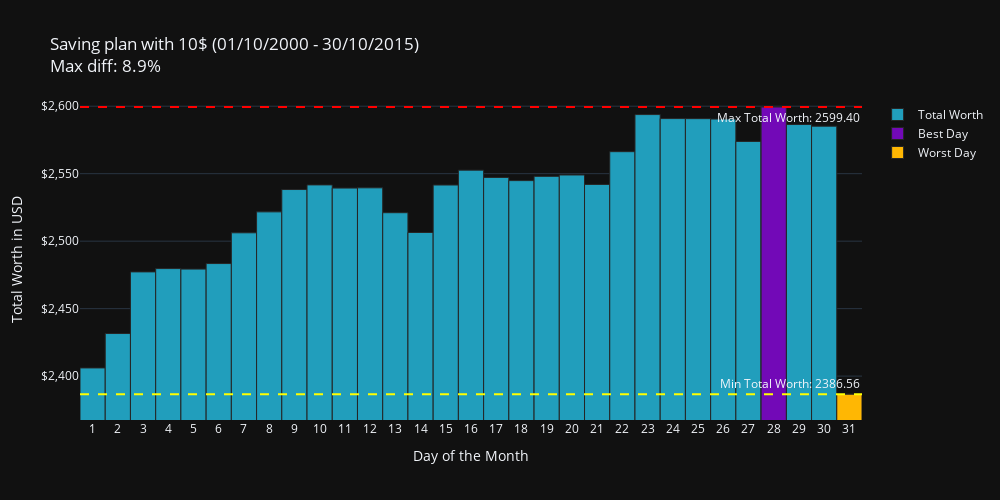

The cell this chart's notebook holds for it:
### Markdown cell above
## Period 4

### Code cell
fig = plot_total_worth(
    df=df,
    invest_amount=10,
    period=period4,
    title="Saving plan with 10$"
)
fig.show()

### Figure 1 — Plotly figure (JSON) as saved in the notebook; plotly's stock layout.template omitted (floating-point values rounded to 4 significant figures)
{"data": [{"name": "Total Worth", "type": "bar", "x": [1, 2, 3, 4, 5, 6, 7, 8, 9, 10, 11, 12, 13, 14, 15, 16, 17, 18, 19, 20, 21, 22, 23, 24, 25, 26, 27, 28, 29, 30, 31], "y": [2406.0, 2432.0, 2477.0, 2480.0, 2479.0, 2483.0, 2506.0, 2522.0, 2538.0, 2542.0, 2539.0, 2540.0, 2521.0, 2506.0, 2542.0, 2553.0, 2547.0, 2545.0, 2548.0, 2549.0, 2542.0, 2566.0, 2594.0, 2591.0, 2591.0, 2590.0, 2574.0, 2599.0, 2586.0, 2585.0, 2387.0]}, {"marker": {"color": "#7209b7"}, "name": "Best Day", "type": "bar", "x": [28], "y": [2599.0]}, {"marker": {"color": "#ffb703"}, "name": "Worst Day", "type": "bar", "x": [31], "y": [2387.0]}], "layout": {"annotations": [{"showarrow": false, "text": "Max Total Worth: 2599.40", "x": 1, "xanchor": "right", "xref": "x domain", "y": 2599.0, "yanchor": "top", "yref": "y"}, {"showarrow": false, "text": "Min Total Worth: 2386.56", "x": 1, "xanchor": "right", "xref": "x domain", "y": 2387.0, "yanchor": "bottom", "yref": "y"}], "barmode": "overlay", "height": 500, "shapes": [{"line": {"color": "red", "dash": "dash"}, "type": "line", "x0": 0, "x1": 1, "xref": "x domain", "y0": 2599.0, "y1": 2599.0, "yref": "y"}, {"line": {"color": "yellow", "dash": "dash"}, "type": "line", "x0": 0, "x1": 1, "xref": "x domain", "y0": 2387.0, "y1": 2387.0, "yref": "y"}], "title": {"text": "Saving plan with 10$ (01/10/2000 - 30/10/2015)<br>Max diff: 8.9%"}, "width": 1000, "xaxis": {"tickmode": "array", "tickvals": [1, 2, 3, 4, 5, 6, 7, 8, 9, 10, 11, 12, 13, 14, 15, 16, 17, 18, 19, 20, 21, 22, 23, 24, 25, 26, 27, 28, 29, 30, 31], "title": {"text": "Day of the Month"}}, "yaxis": {"range": [2367.0, 2605.0], "tickformat": "$,.0f", "title": {"text": "Total Worth in USD"}}}}
